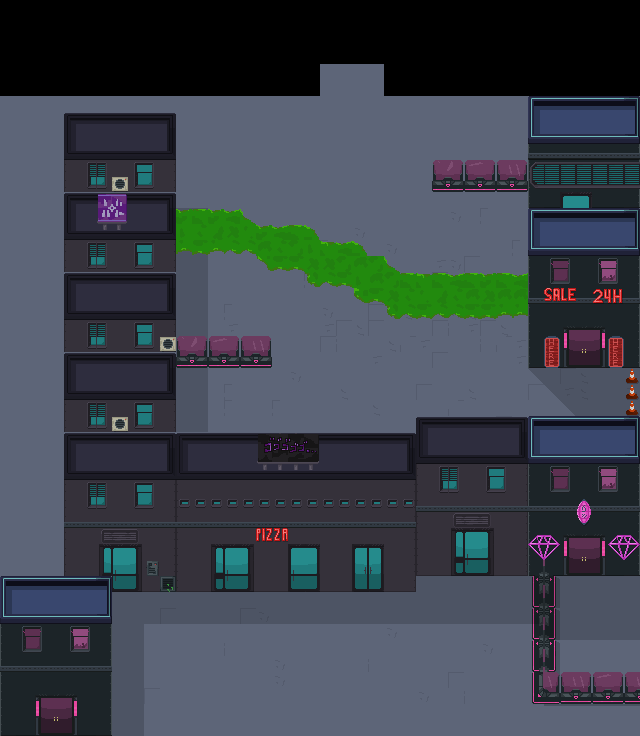

A level layout from a 2D game, rendered from its tile map. Below: a short description, then the map file with tile-grid data replaced by summaries:
An orthogonal 40x46 tile map with 16x16 px tiles, 8 tile layers (Suelo, DecoracionSuelo, Paredes, Decoracion, ...), 4 tilesets and 6 objects (4x Spawner, 2x Up).

<map version="1.0" orientation="orthogonal" renderorder="right-down" width="40" height="46" tilewidth="16" tileheight="16" nextobjectid="26">
 <tileset firstgid="1" source="../../tileset/city.tsx" />
 <tileset firstgid="257" source="../../tileset/City2.tsx" />
 <tileset firstgid="769" source="../../tileset/CityProps.tsx" />
 <tileset firstgid="1137" source="../../tileset/Buildings.tsx" />
 <layer name="Suelo" width="40" height="46">
  <data>[1840 cells, 1608 non-empty, 1 distinct tile ids]</data>
 </layer>
 <layer name="DecoracionSuelo" width="40" height="46">
  <data>[1840 cells, 141 non-empty, 10 distinct tile ids]</data>
 </layer>
 <layer name="Paredes" width="40" height="46">
  <data>[1840 cells, 715 non-empty, 360 distinct tile ids]</data>
 </layer>
 <layer name="Decoracion" width="40" height="46">
  <data>[1840 cells, 80 non-empty, 41 distinct tile ids]</data>
 </layer>
 <layer name="Decoracion2" width="40" height="46">
  <data>[1840 cells, 5 non-empty, 3 distinct tile ids]</data>
 </layer>
 <layer name="Sombra" width="40" height="46">
  <data>[1840 cells, 222 non-empty, 73 distinct tile ids]</data>
 </layer>
 <layer name="Acido" width="40" height="46">
  <data>[1840 cells, 93 non-empty, 31 distinct tile ids]</data>
 </layer>
 <layer name="Aire" width="40" height="46">
  <data>[1840 cells, 80 non-empty, 2 distinct tile ids]</data>
 </layer>
 <objectgroup name="Puertas">
  <object id="22" name="Up" x="320" y="64" width="63.6667" height="15.6667" />
 </objectgroup>
 <objectgroup name="Entradas">
  <object id="23" name="Up" x="310.333" y="105.667" width="59" height="15" />
 </objectgroup>
 <objectgroup name="Spawners" offsetx="-60" offsety="33">
  <object id="20" name="Spawner" gid="240" x="504.5" y="339.5" width="16" height="16">
   <properties>
    <property name="Bomber" type="bool" value="false" />
    <property name="Charger" type="bool" value="false" />
    <property name="Gunner" type="bool" value="true" />
    <property name="Stalker" type="bool" value="true" />
    <property name="Turret" type="bool" value="false" />
   </properties>
  </object>
  <object id="21" name="Spawner" gid="240" x="256" y="368" width="16" height="16">
   <properties>
    <property name="Bomber" type="bool" value="false" />
    <property name="Charger" type="bool" value="false" />
    <property name="Gunner" type="bool" value="true" />
    <property name="Stalker" type="bool" value="true" />
    <property name="Turret" type="bool" value="false" />
   </properties>
  </object>
  <object id="24" name="Spawner" gid="240" x="256" y="272" width="16" height="16">
   <properties>
    <property name="Bomber" type="bool" value="true" />
    <property name="Charger" type="bool" value="true" />
    <property name="Gunner" type="bool" value="false" />
    <property name="Stalker" type="bool" value="false" />
    <property name="Turret" type="bool" value="false" />
   </properties>
  </object>
  <object id="25" name="Spawner" gid="240" x="544" y="192" width="16" height="16">
   <properties>
    <property name="Bomber" type="bool" value="false" />
    <property name="Charger" type="bool" value="false" />
    <property name="Gunner" type="bool" value="true" />
    <property name="Stalker" type="bool" value="true" />
    <property name="Turret" type="bool" value="false" />
   </properties>
  </object>
 </objectgroup>
</map>
